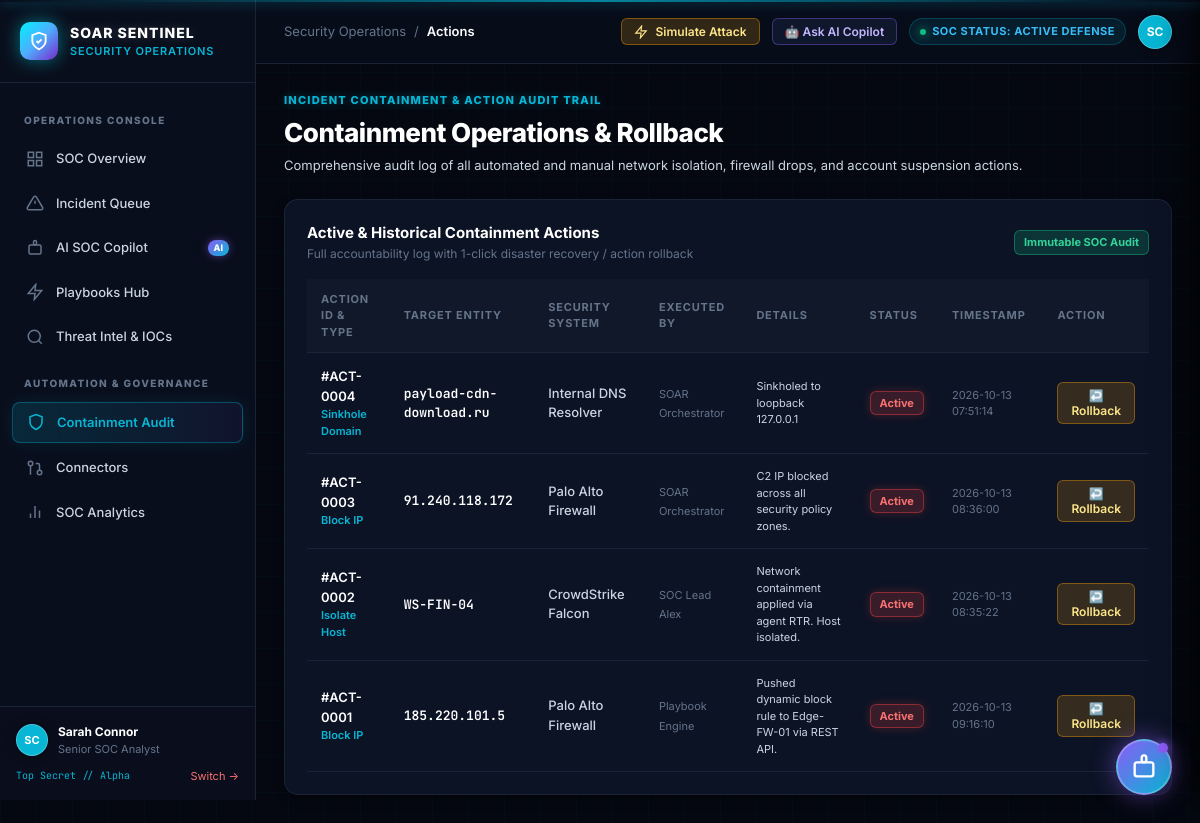
/actions, run on the app's committed database.
### tables this page shows
CREATE TABLE containment_actions (
            id INTEGER PRIMARY KEY AUTOINCREMENT,
            incident_id INTEGER,
            action_type TEXT NOT NULL,
            target TEXT NOT NULL,
            status TEXT NOT NULL DEFAULT 'Active',
            executed_by TEXT DEFAULT 'SOAR Orchestrator',
            system TEXT NOT NULL,
            details TEXT DEFAULT '',
            timestamp TEXT NOT NULL
        );

### app.py (the view)
@app.route("/actions")
def actions():
    with db() as conn:
        actions_list = conn.execute("SELECT * FROM containment_actions ORDER BY id DESC").fetchall()
    return render_template("actions.html", actions=actions_list, page="actions")

### app.py (called while the page is built)
def db():
    conn = sqlite3.connect(DB_PATH)
    conn.row_factory = sqlite3.Row
    return conn

def get_current_user():
    user_email = session.get("user_email", "sarah@soar.corp")
    return USERS.get(user_email, USERS["sarah@soar.corp"])

@app.context_processor
def inject_user():
    return {"current_user": get_current_user()}

### templates/actions.html
{% extends "base.html" %}
{% block content %}
<section class="content">
  <div class="heading">
    <div>
      <div class="eyebrow">INCIDENT CONTAINMENT & ACTION AUDIT TRAIL</div>
      <h1>Containment Operations & Rollback</h1>
      <p>Comprehensive audit log of all automated and manual network isolation, firewall drops, and account suspension actions.</p>
    </div>
  </div>
  <div class="panel">
    <div class="panel-head">
      <div>
        <h2>Active & Historical Containment Actions</h2>
        <div class="sub">Full accountability log with 1-click disaster recovery / action rollback</div>
      </div>
      <span class="pill low">Immutable SOC Audit</span>
    </div>
    <div class="table-wrap">
      <table>
        <thead>
          <tr>
            <th>Action ID & Type</th>
            <th>Target Entity</th>
            <th>Security System</th>
            <th>Executed By</th>
            <th>Details</th>
            <th>Status</th>
            <th>Timestamp</th>
            <th>Action</th>
          </tr>
        </thead>
        <tbody>
          {% for act in actions %}
          <tr>
            <td>
              <div style="font-weight:600; color:#fff;">#ACT-{{ '%04d'|format(act.id) }}</div>
              <div class="tiny" style="color:var(--cyan); font-weight:600;">{{ act.action_type }}</div>
            </td>
            <td>
              <span class="mono" style="font-weight:600; color:#fff;">{{ act.target }}</span>
            </td>
            <td>
              <span style="font-weight:500; color:var(--text-dim);">{{ act.system }}</span>
            </td>
            <td>
              <span class="tiny" style="color:var(--text-muted);">{{ act.executed_by }}</span>
            </td>
            <td>
              <div class="tiny" style="max-width:260px; color:var(--text-dim);">{{ act.details }}</div>
            </td>
            <td>
              <span class="pill {{ 'critical' if act.status=='Active' else 'medium' }}">{{ act.status }}</span>
            </td>
            <td class="tiny muted">
              {{ act.timestamp }}
            </td>
            <td>
              {% if act.status == 'Active' %}
              <form method="post" action="{{ url_for('rollback_action', action_id=act.id) }}">
                <button class="btn warning sm" type="submit" data-confirm="Roll back containment action '{{ act.action_type }}' for target {{ act.target }}?">
                  ↩️ Rollback
                </button>
              </form>
              {% else %}
              <span class="tiny muted">Reverted</span>
              {% endif %}
            </td>
          </tr>
          {% else %}
          <tr>
            <td colspan="8" style="text-align:center; padding:30px; color:var(--text-muted);">
              No containment operations executed yet.
            </td>
          </tr>
          {% endfor %}
        </tbody>
      </table>
    </div>
  </div>
</section>
{% endblock %}

### static/style.css (style rules this page uses)
:root { --bg-body: #050811; --bg-sidebar: #090e1c; --bg-topbar: rgba(9, 14, 28, 0.85); --bg-card: rgba(15, 23, 42, 0.82); --bg-card-alt: rgba(19, 29, 53, 0.75); --bg-card-hover: rgba(26, 38, 70, 0.9); --border-subtle: rgba(30, 41, 59, 0.8); --border-active: #38bdf8; --border-glow: rgba(6, 182, 212, 0.45); --text-main: #f8fafc; --text-dim: #cbd5e1; --text-muted: #64748b; --cyan: #06b6d4; --cyan-glow: rgba(6, 182, 212, 0.25); --purple: #8b5cf6; --purple-glow: rgba(139, 92, 246, 0.3); --blue: #3b82f6; --indigo: #6366f1; --emerald: #10b981; --amber: #f59e0b; --orange: #f97316; --rose: #f43f5e; --red: #ef4444; --font-sans: 'Inter', -apple-system, BlinkMacSystemFont, "Segoe UI", Roboto, sans-serif; --font-mono: 'JetBrains Mono', monospace; --shadow-sm: 0 2px 4px 0 rgba(0, 0, 0, 0.4); --shadow-md: 0 4px 12px -2px rgba(0, 0, 0, 0.5), 0 2px 6px -2px rgba(0, 0, 0, 0.3); --shadow-lg: 0 12px 28px -4px rgba(0, 0, 0, 0.7), 0 4px 10px -2px rgba(0, 0, 0, 0.5); --shadow-neon: 0 0 15px rgba(6, 182, 212, 0.35); }
* { box-sizing: border-box; margin: 0; padding: 0; }
body { font-family: var(--font-sans); background: var(--bg-body); color: var(--text-main); min-height: 100vh; line-height: 1.5; font-size: 14px; overflow-x: hidden; position: relative; }
.content { padding: 28px; max-width: 1440px; width: 100%; margin: 0 auto; }
.heading { display: flex; align-items: flex-start; justify-content: space-between; gap: 20px; margin-bottom: 24px; }
.eyebrow { font-size: 11px; font-weight: 800; letter-spacing: 1.2px; color: var(--cyan); text-transform: uppercase; margin-bottom: 4px; text-shadow: 0 0 8px rgba(6, 182, 212, 0.4); }
.heading h1 { font-size: 26px; font-weight: 800; color: #fff; letter-spacing: -0.5px; }
.heading p { color: var(--text-dim); font-size: 13px; margin-top: 4px; }
.btn { display: inline-flex; align-items: center; gap: 8px; padding: 8px 16px; border-radius: 8px; font-size: 13px; font-weight: 600; text-decoration: none; cursor: pointer; border: 1px solid transparent; transition: all 0.2s cubic-bezier(0.16, 1, 0.3, 1); font-family: inherit; background: var(--cyan); color: #070b14; }
.btn.warning { background: rgba(245, 158, 11, 0.18); color: #fde68a; border-color: rgba(245, 158, 11, 0.4); }
.btn.sm { padding: 5px 12px; font-size: 12px; border-radius: 6px; }
.panel { background: var(--bg-card); border: 1px solid var(--border-subtle); border-radius: 14px; padding: 22px; box-shadow: var(--shadow-md); transition: all 0.2s ease; backdrop-filter: blur(12px); }
.panel-head { display: flex; align-items: center; justify-content: space-between; margin-bottom: 16px; }
.panel-head h2 { font-size: 15px; font-weight: 700; color: #fff; }
.panel-head .sub { font-size: 12px; color: var(--text-muted); }
.pill { display: inline-flex; align-items: center; gap: 5px; padding: 3px 9px; border-radius: 6px; font-size: 11px; font-weight: 700; text-transform: capitalize; }
.pill.critical { background: rgba(239, 68, 68, 0.2); color: #f87171; border: 1px solid rgba(239, 68, 68, 0.45); box-shadow: 0 0 10px rgba(239, 68, 68, 0.25); }
.pill.low { background: rgba(16, 185, 129, 0.2); color: #34d399; border: 1px solid rgba(16, 185, 129, 0.45); }
.table-wrap { overflow-x: auto; }
table { width: 100%; border-collapse: collapse; font-size: 13px; text-align: left; }
th { padding: 12px 14px; color: var(--text-muted); font-size: 11px; font-weight: 700; letter-spacing: 0.8px; text-transform: uppercase; border-bottom: 1px solid var(--border-subtle); background: rgba(255, 255, 255, 0.02); }
td { padding: 14px; border-bottom: 1px solid var(--border-subtle); color: var(--text-dim); vertical-align: middle; }
.mono { font-family: var(--font-mono); }
.tiny { font-size: 11px; }
.muted { color: var(--text-muted); }

### data on the page
containment_actions: id "0004", action_type "Sinkhole Domain", target "payload-cdn-download.ru", system "Internal DNS Resolver", executed_by "SOAR Orchestrator", details "Sinkholed to loopback 127.0.0.1", status "Active", timestamp "2026-10-13 07:51:14"
containment_actions: id "0003", action_type "Block IP", target "91.240.118.172", system "Palo Alto Firewall", executed_by "SOAR Orchestrator", details "C2 IP blocked across all security policy zones.", status "Active", timestamp "2026-10-13 08:36:00"
containment_actions: id "0002", action_type "Isolate Host", target "WS-FIN-04", system "CrowdStrike Falcon", executed_by "SOC Lead Alex", details "Network containment applied via agent RTR. Host isolated.", status "Active", timestamp "2026-10-13 08:35:22"
containment_actions: id "0001", action_type "Block IP", target "185.220.101.5", system "Palo Alto Firewall", executed_by "Playbook Engine", details "Pushed dynamic block rule to Edge-FW-01 via REST API.", status "Active", timestamp "2026-10-13 09:16:10"

### other printed values
{{ current_user.avatar }} "SC"
{{ current_user.name }} "Sarah Connor"
{{ current_user.role }} "Senior SOC Analyst"
{{ current_user.clearance }} "Top Secret // Alpha"
{{ page|replace('_', ' ')|capitalize }} "Actions"
